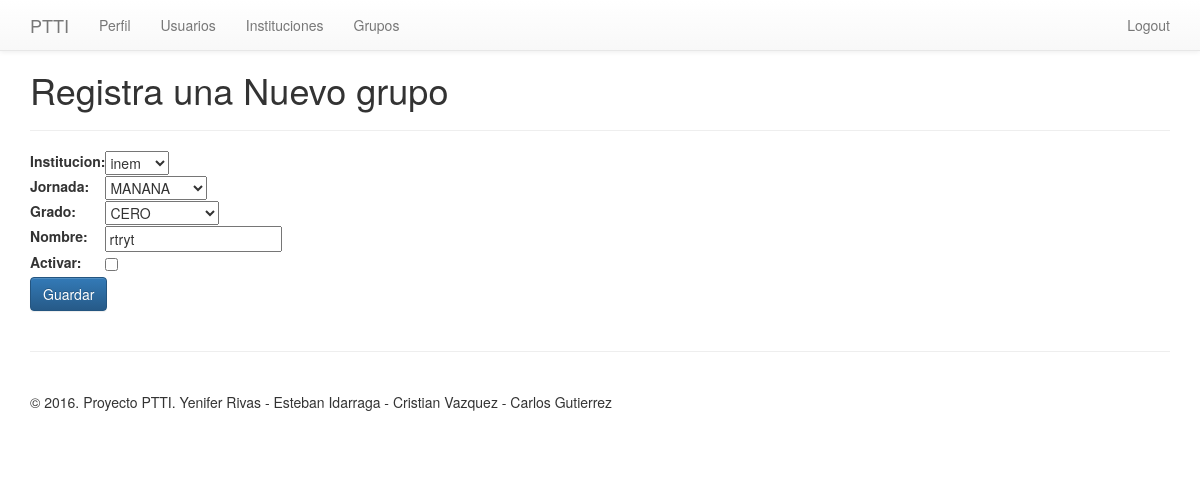
Before: /grupos/editar/4 (signed in) with the older database file.
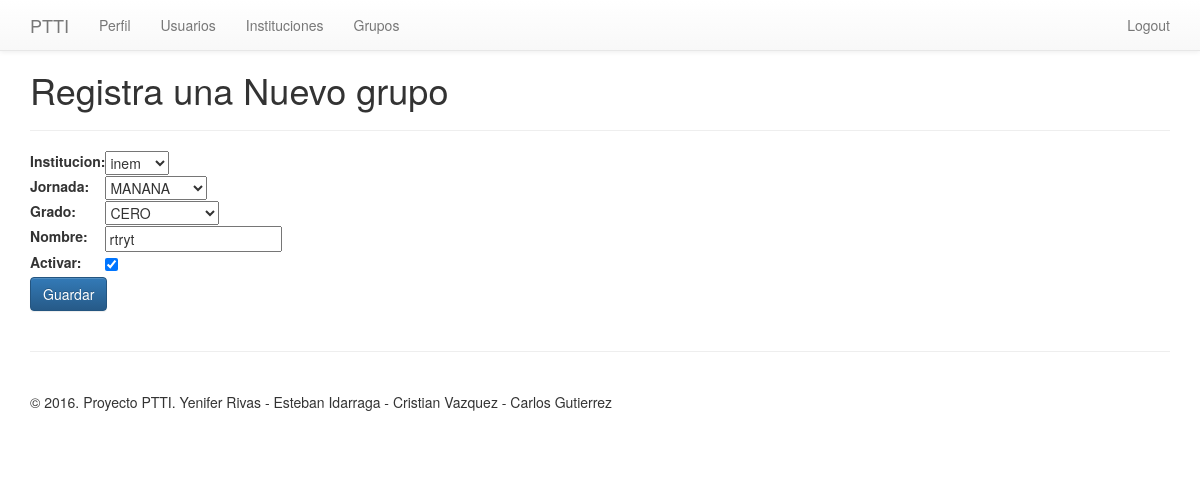
After: the same page with the newer database file.
### ptti/models.py (models this page shows, shortened)
class Grupo(models.Model):
    class Meta:
        verbose_name = "Grupo"
        verbose_name_plural = "Grupos"
    JORNADA_LIST = [
        ('M', 'MANANA'),
        ('T', 'TARDE'),
        ('U', 'UNICA'),
        ('N', 'NOCTURNA'),
        ('S', 'SABATINA'),
    ]
    GRADOS_LIST = [
        ('PRIMARIA',(
                ('0','CERO'),
                ('1','PRIMERO'),
                ('2','SEGUNDO'),
                ('3','TERCERO'),
                ('4','CUARTO'),
                ('5','QUINTO'),
            )
        ),
        ('SECUNDARIA',(
                ('6','SEXTO'),
                ('7','SEPTIMO'),
                ('8','OCTAVO'),
                ('9','NOVENO'),
                ('10','DECIMO'),
                ('11','UNDECIMO'),
            )
        ),
    ]
    institucion = models.ForeignKey(Institucion, on_delete=models.CASCADE)
    jornada     = models.CharField(max_length=200,choices=JORNADA_LIST)
    grado       = models.CharField(max_length=200,choices=GRADOS_LIST)
    nombre      = models.CharField(max_length=200)
    is_active   = models.BooleanField('Activar',default=True)

### ptti/views.py (the view)
# urls.py: url(r'^grupos/editar/(?P<gru_id>[0-9]+)$',views.editar_grupo, name='editar_grupo'),
@login_required(login_url='/login')
def editar_grupo(request, gru_id):
    gru = get_object_or_404(Grupo, pk=gru_id)
    if request.method == 'POST':
        formulario = FormGrupo(request.POST, instance=gru)
        if formulario.is_valid():
            formulario.save()
            return HttpResponseRedirect('/grupos')
    else:
        formulario = FormGrupo(instance=gru)
    return render(request, 'grupo_form.html', {'formulario':formulario})

### ptti/forms.py
class FormGrupo(forms.ModelForm):
    class Meta:
        model = Grupo
        fields = ['institucion', 'jornada', 'grado','nombre','is_active']

### ptti/models.py (called while the page is built)
    def __str__(self):
        return self.nombre

### templates/grupo_form.html (shortened to what this page needs)
{% extends 'base.html' %}
{% block encabezado %}
	<h1>Registra una Nuevo grupo</h1>
{% endblock %}
{% block contenido %}
	<form id='formulario' method='post' action=''>
		<table>{{formulario}}</table>
		<p><input class="btn btn-primary" type='submit' value='Guardar'/></p>
	</form>
{% endblock %}

Changed rows visible on the page:
changed Grupo "inem": is_active "☐" → "☑"
